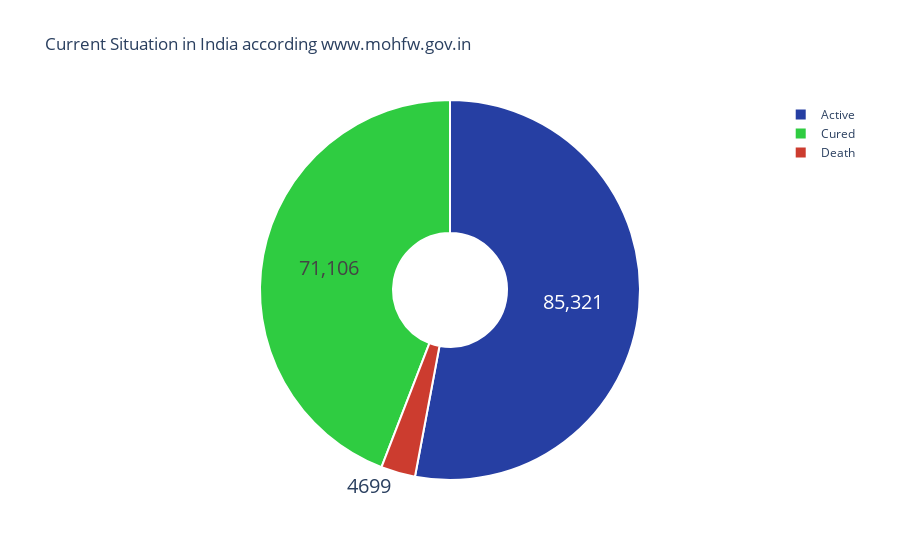

The notebook cell this image was saved under:
### Code cell
#Overall 
ac= data['Active cases'].sum()
rvd = data['Cured/Discharged/Migrated'].sum()
dth = data['Death'].sum()
fig = go.Figure(data=[go.Pie(labels=['Active','Cured','Death'],
                             values= [ac,rvd,dth],hole =.3)])
fig.update_traces(hoverinfo='label+percent', textinfo='value', textfont_size=20,
                  marker=dict(colors=['#263fa3', '#2fcc41','#cc3c2f'], line=dict(color='#FFFFFF', width=2)))
fig.update_layout(title_text='Current Situation in India according www.mohfw.gov.in',plot_bgcolor='rgb(275, 270, 273)')
fig.show()

### Figure 1 — Plotly figure (JSON) as saved in the notebook; plotly's stock layout.template omitted (floating-point values rounded to 4 significant figures)
{"data": [{"hole": 0.3, "hoverinfo": "label+percent", "labels": ["Active", "Cured", "Death"], "marker": {"colors": ["#263fa3", "#2fcc41", "#cc3c2f"], "line": {"color": "#FFFFFF", "width": 2}}, "textfont": {"size": 20}, "textinfo": "value", "type": "pie", "values": [85321, 71106, 4699]}], "layout": {"plot_bgcolor": "rgb(275, 270, 273)", "title": {"text": "Current Situation in India according www.mohfw.gov.in"}}}
